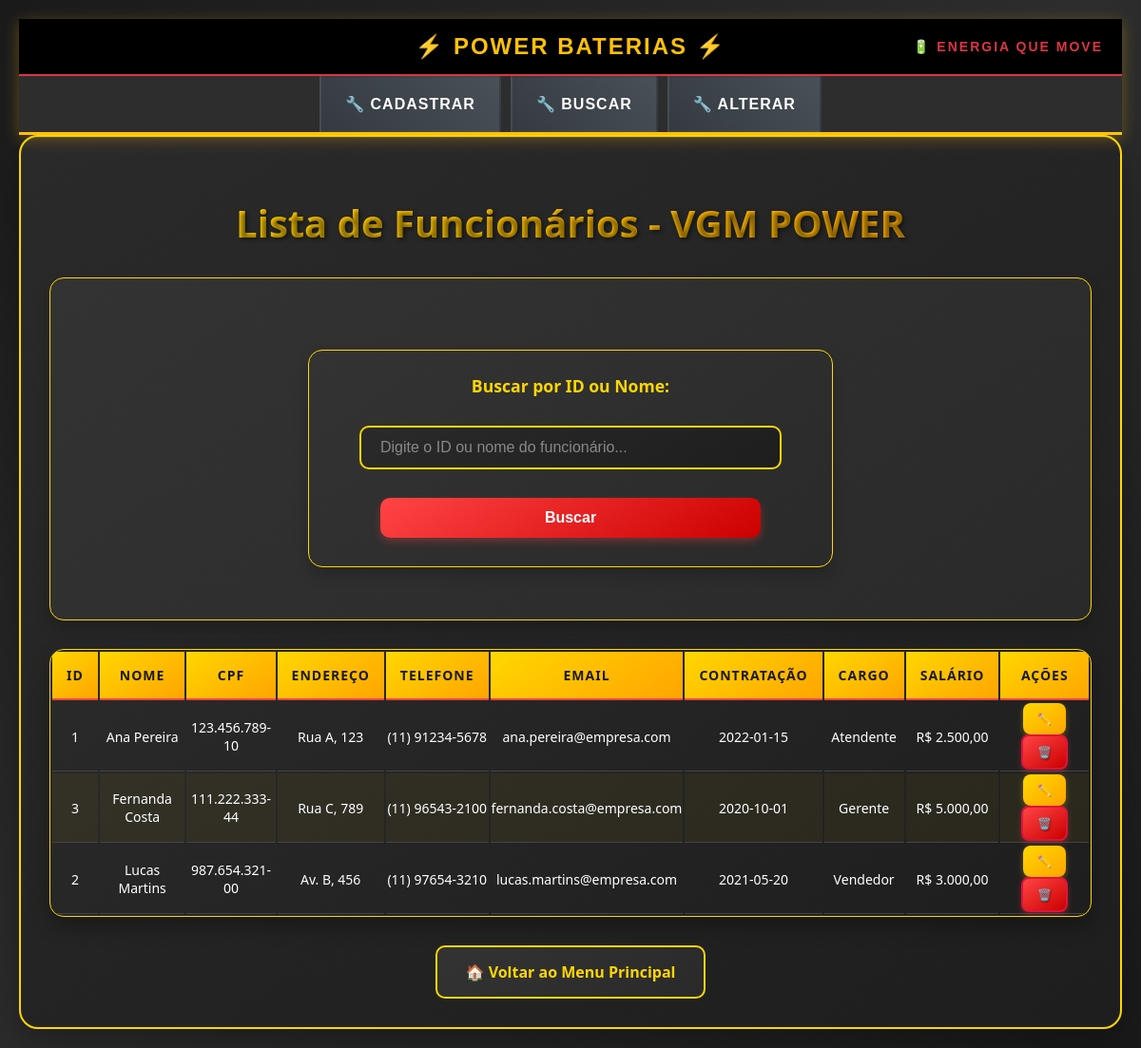
/Telas/buscar_funcionario.php (signed in), run on the app's committed database.
### tables this page shows
CREATE TABLE `funcionario` (
  `id_funcionario` int NOT NULL AUTO_INCREMENT,
  `nome_funcionario` varchar(100) NOT NULL,
  `cpf` varchar(14) NOT NULL,
  `endereco` varchar(255) DEFAULT NULL,
  `telefone` varchar(20) DEFAULT NULL,
  `email` varchar(100) DEFAULT NULL,
  `dataDeContratacao` date DEFAULT NULL,
  `cargo` varchar(50) DEFAULT NULL,
  `salario` decimal(10,2) DEFAULT NULL,
  PRIMARY KEY (`id_funcionario`),
  UNIQUE KEY `email` (`email`)
);

### Telas/buscar_funcionario.php (the view, shortened to what this page needs)
<?php
require_once 'menudrop.php';
if ($_SERVER["REQUEST_METHOD"] == "POST" && !empty($_POST['busca'])) {
    $busca = trim($_POST['busca']);
    if (is_numeric($busca)) {
        $sql = "SELECT * FROM funcionario WHERE id_funcionario = :busca ORDER BY nome_funcionario ASC";
        $stmt = $pdo->prepare($sql);
        $stmt->bindParam(':busca', $busca, PDO::PARAM_INT);
    } else {
        $sql = "SELECT * FROM funcionario WHERE nome_funcionario LIKE :busca_nome ORDER BY nome_funcionario ASC";
        $stmt = $pdo->prepare($sql);
        $stmt->bindValue(':busca_nome', "$busca%", PDO::PARAM_STR);
    }
} else {
    $sql = "SELECT * FROM funcionario ORDER BY nome_funcionario ASC";
    $stmt = $pdo->prepare($sql);
}
$stmt->execute();
$usuarios = $stmt->fetchAll(PDO::FETCH_ASSOC);
?>
<!DOCTYPE html>
<html lang="pt-br">
<head>
    <link rel="stylesheet" href="../CSS/busca.css">
</head>
<body>
    <div class="container">
        <h2>Lista de Funcionários - VGM POWER</h2>
        <div class="search-section">
            <form method="POST" action="buscar_funcionario.php" class="search-form">
                <label for="busca">Buscar por ID ou Nome:</label>
                <input type="text" id="busca" name="busca" placeholder="Digite o ID ou nome do funcionário..." required>
                <button type="submit">Buscar</button>
            </form>
        </div>
        <?php if (!empty($usuarios)): ?>
            <div class="table-container">
                <table>
                    <thead>
                        <tr>
                            <th>ID</th>
                            <th>Nome</th>
                            <th>CPF</th>
                            <th>Endereço</th>
                            <th>Telefone</th>
                            <th>Email</th>
                            <th>Contratação</th>
                            <th>Cargo</th>
                            <th>Salário</th>
                            <th>Ações</th>
                        </tr>
                    </thead>
                    <tbody>
                        <?php foreach ($usuarios as $usuario): ?>
                            <tr>
                                <td><?=htmlspecialchars($usuario['id_funcionario']); ?></td>
                                <td><?=htmlspecialchars($usuario['nome_funcionario']); ?></td>
                                <td><?=htmlspecialchars($usuario['cpf']); ?></td>
                                <td><?=htmlspecialchars($usuario['endereco']); ?></td>
                                <td><?=htmlspecialchars($usuario['telefone']); ?></td>
                                <td><?=htmlspecialchars($usuario['email']); ?></td>
                                <td><?=htmlspecialchars($usuario['dataDeContratacao']); ?></td>
                                <td><?=htmlspecialchars($usuario['cargo']); ?></td>
                                <td>R$ <?=number_format($usuario['salario'], 2, ',', '.'); ?></td>
                                <td>
                                    <a href="alterar_funcionario.php?id=<?=$usuario['id_funcionario']; ?>" class="action-btn edit-btn ">
                                    <a href="excluir_funcionario.php?id=<?=$usuario['id_funcionario']; ?>" class="action-btn delete-btn" onclick="return confirm('⚠️ Tem certeza que deseja excluir este funcionário?')">
                                </td>
                            </tr>
                        <?php endforeach; ?>
                    </tbody>
                </table>
            </div>
        <?php else: ?>
            <div class="no-results">
                <p>Nenhum funcionário encontrado.</p>
            </div>
        <?php endif; ?>
        <div style="text-align: center;">
            <a href="principal.php" class="back-btn">Voltar ao Menu Principal</a>
        </div>
    </div>
</body>
</html>

### CSS/styles.css (style rules this page uses)
body { font-family: Arial, sans-serif; background-color: #f4f4f4; text-align: center; }
input, button { width: 100%; padding: 10px; margin: 5px 0; }
form { width: 500px; margin: 50px auto; padding: 20px; background-color: #f9f9f9; border-radius: 10px; box-shadow: 0px 0px 10px rgba(0, 0, 0, 0.1); display: flex; flex-direction: column; align-items: center; }
label { display: block; font-weight: bold; margin-bottom: 5px; }
input[type="text"], input[type="email"], input[type="password"], select { width: 80%; padding: 8px; margin-bottom: 10px; border: 1px solid #ccc; border-radius: 5px; font-size: 16px; }
button { width: 80%; padding: 10px; background-color: #007bff; color: white; border: none; border-radius: 5px; font-size: 16px; cursor: pointer; transition: 0.3s; }

### CSS/busca.css (style rules this page uses)
body { font-family: 'Segoe UI', Tahoma, Geneva, Verdana, sans-serif; background: linear-gradient(135deg, #1a1a1a 0%, #2d2d2d 50%, #1a1a1a 100%); margin: 0; padding: 20px; min-height: 100vh; color: #ffffff; }
.container { max-width: 1200px; margin: 0 auto; background: linear-gradient(145deg, #2a2a2a, #1e1e1e); border-radius: 20px; padding: 30px; box-shadow: 0 20px 40px rgba(0,0,0,0.3), inset 0 1px 0 rgba(255,255,255,0.1); border: 2px solid #FFD700; }
h2 { text-align: center; margin-bottom: 30px; color: #FFD700; font-size: 2.5em; font-weight: bold; text-shadow: 2px 2px 4px rgba(0,0,0,0.5); background: linear-gradient(45deg, #FFD700, #FFA500); -webkit-background-clip: text; -webkit-text-fill-color: transparent; background-clip: text; }
.search-section, form { background: linear-gradient(145deg, #333333, #2a2a2a); padding: 25px; border-radius: 15px; margin-bottom: 30px; border: 1px solid #FFD700; box-shadow: 0 8px 16px rgba(0,0,0,0.2); }
.search-section label, label { display: block; margin-bottom: 10px; color: #FFD700; font-weight: bold; font-size: 1.1em; }
.search-form { display: flex; gap: 15px; align-items: center; justify-content: center; flex-wrap: wrap; }
input[type="text"] { padding: 12px 20px; border-radius: 10px; border: 2px solid #FFD700; background: linear-gradient(145deg, #2a2a2a, #1e1e1e); color: #ffffff; font-size: 16px; min-width: 250px; transition: all 0.3s ease; }
input[type="text"]::placeholder { color: #888; }
button { padding: 12px 25px; border-radius: 10px; border: none; background: linear-gradient(145deg, #FF4444, #CC0000); color: white; cursor: pointer; font-size: 16px; font-weight: bold; transition: all 0.3s ease; box-shadow: 0 4px 8px rgba(255, 68, 68, 0.3); }
.table-container { background: linear-gradient(145deg, #2a2a2a, #1e1e1e); border-radius: 15px; overflow: hidden; box-shadow: 0 10px 20px rgba(0,0,0,0.3); border: 1px solid #FFD700; }
table { width: 100%;; }
th { background: linear-gradient(145deg, #FFD700, #FFA500); color: #1a1a1a; padding: 15px; text-align: center; font-weight: bold; font-size: 14px; text-transform: uppercase; letter-spacing: 1px; border-bottom: 2px solid #FF4444; }
td { padding: 1px; text-align: center; border-bottom: 1px solid #444; color: #ffffff; font-size: 14px; }
tr:nth-child(even) { background: rgba(255, 212, 0, 0.05); }
.action-btn { padding: 8px 15px; border-radius: 8px; text-decoration: none; color: white; font-size: 12px; font-weight: bold; margin: 0 3px; display: inline-block; transition: all 0.3s ease; text-transform: uppercase; letter-spacing: 0.5px; }
.edit-btn { background: linear-gradient(145deg, #ffd700, #ffa500); color: #1a1a1a; box-shadow: 0 3px 6px rgba(255, 212, 0, 0.3); }
.edit-btn::before { content: "✏️"; }
.delete-btn { background: linear-gradient(145deg, #ff4444, #cc0000); box-shadow: 0 3px 6px rgba(255, 68, 68, 0.3); border: 2px solid #dc143c; text-shadow: 1px 1px 2px rgba(0, 0, 0, 0.5); }
.delete-btn::before { content: "🗑️"; }
.back-btn { display: inline-block; margin-top: 30px; padding: 15px 30px; border-radius: 10px; text-decoration: none; background: linear-gradient(145deg, #333333, #2a2a2a); color: #FFD700; font-weight: bold; border: 2px solid #FFD700; transition: all 0.3s ease; font-size: 16px; }
.container .back-btn::before { content: "🏠 "; }

### Telas/menudrop.php (style rules this page uses)
body { margin: 0; padding: 0; background: linear-gradient(135deg, #2c3e50 0%, #34495e 100%); min-height: 100vh; }

### data on the page
funcionario: id_funcionario "1", nome_funcionario "Ana Pereira", cpf "123.456.789-10", endereco "Rua A, 123", telefone "(11) 91234-5678", email "ana.pereira@empresa.com", dataDeContratacao "2022-01-15", cargo "Atendente", salario "2.500,00"
funcionario: id_funcionario "3", nome_funcionario "Fernanda Costa", cpf "111.222.333-44", endereco "Rua C, 789", telefone "(11) 96543-2100", email "fernanda.costa@empresa.com", dataDeContratacao "2020-10-01", cargo "Gerente", salario "5.000,00"
funcionario: id_funcionario "2", nome_funcionario "Lucas Martins", cpf "987.654.321-00", endereco "Av. B, 456", telefone "(11) 97654-3210", email "lucas.martins@empresa.com", dataDeContratacao "2021-05-20", cargo "Vendedor", salario "3.000,00"

### other printed values
$categoria "CADASTRAR"
$categoria "BUSCAR"
$categoria "ALTERAR"
